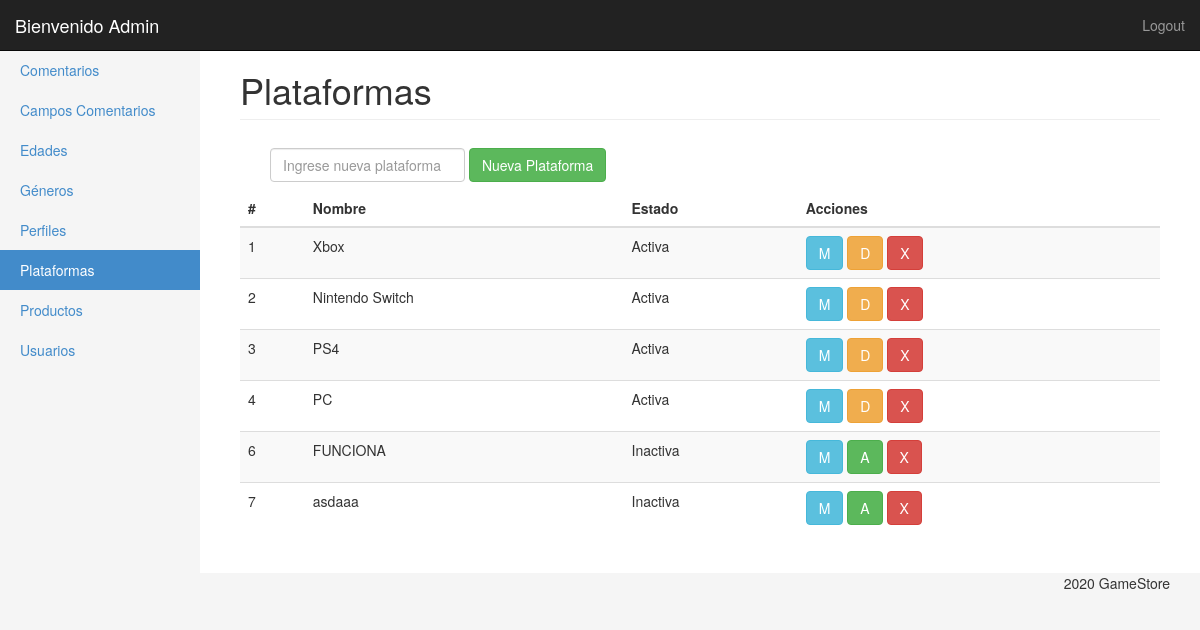
The page /ProduccionWeb_TP1/panel/plataformas.php (signed in) on the database its author committed.
### tables this page shows
CREATE TABLE `plataformas` (
  `id` int(11) NOT NULL,
  `nombre` varchar(50) NOT NULL,
  `estado` tinyint(1) NOT NULL DEFAULT 1,
  `enabled` int(11) NOT NULL DEFAULT 1
);

### ProduccionWeb_TP1/panel/clases/plataforma.php (called while the page is built, shortened)
<?php
Class Plataforma{
	private $con;
	public function __construct($con){
		$this->con = $con;
	}
	public function getList(){
		$query = "SELECT *
					FROM plataformas
					WHERE enabled = '1' ";
        return $this->con->query($query);
	}
}

### ProduccionWeb_TP1/panel/plataformas.php (the view, shortened to what this page needs)
<?php
require('inc/header.php');
?>
<div class="container-fluid">
	<?php $plataformaMenu = 'Plataformas';
	$plata = new Plataforma($con);
	include('inc/side_bar.php');
	?>
	<div class="col-sm-9 col-md-10 main">
		<h1 class="page-header">
			<?php echo $plataformaMenu ?>
		</h1>
		<div class="container-fluid">
			<?php if (in_array('pla.add', $_SESSION['usuario']['permisos']['cod'])) { ?>
				<form action="plataformas.php" method="post" class="navbar-form navbar-left">
					<input type="text" class="form-control" id="nombre" name="nombre" placeholder="Ingrese nueva plataforma" required>
					<button type="submit" class="btn btn-success" name="alta_plataformas" title="Agregar">Nueva Plataforma</button></a>
				</form>
			<?php } ?>
		</div>
		<div class="table-responsive">
			<table class="table table-striped">
				<thead>
					<tr>
						<th>#</th>
						<th>Nombre</th>
						<th>Estado</th>
						<th>Acciones</th>
					</tr>
				</thead>
				<tbody>
					<?php
					foreach ($plata->getList() as $plataformas) { ?>
						<tr>
						<td><?php echo $plataformas['id'];?></td>
						<td><?php echo $plataformas['nombre'];?></td>
						<td><?php if($plataformas['estado'] == 1){
							echo 'Activa';
						} else {
							echo 'Inactiva';
						} 	?></td>
						<td>
							<?php if (in_array('pla.edit', $_SESSION['usuario']['permisos']['cod'])) { ?>
								<a href="plataformas_ae.php?edit=<?php echo $plataformas['id']?>"><button type="button" class="btn btn-info" title="Modificar nombre">M</button></a>
							<?php } ?>
							<?php if (in_array('pla.act', $_SESSION['usuario']['permisos']['cod'])) { ?>
								<?php if($plataformas['estado'] == 0){ ?>
									<a href="plataformas.php?modif=<?php echo $plataformas['estado'] ?>&id=<?php echo $plataformas['id']?>"><button type="button" class="btn btn-success" title="Activar">A</button></a>
								<?php } else { ?>
									<a href="plataformas.php?modif=<?php echo $plataformas['estado'] ?>&id=<?php echo $plataformas['id']?>"><button type="button" class="btn btn-warning" title="Desactivar">D</button></a>
								<?php } ?>
							<?php } ?>
							<?php if (in_array('pla.del', $_SESSION['usuario']['permisos']['cod'])) { ?>
								<a href="plataformas.php?del=<?php echo $plataformas['id'] ?>"><button type="button" class="btn btn-danger" title="Borrar">X</button></a>
							<?php } ?>
						</td>
						</tr>
					<?php } ?>
				</tbody>
			</table>
		</div>
	</div>
</div>
<?php include('inc/footer.php'); ?>

### ProduccionWeb_TP1/panel/css/styles.css (style rules this page uses)
body { padding-top: 50px; background-color: #f5f5f5; }
.main { padding: 20px; background-color: #fff; }
@media (min-width: 768px) { .main { padding-right: 40px; padding-left: 40px; } }
.main .page-header { margin-top: 0; }

### rows shown on the page
plataformas: id "1", nombre "Xbox", estado "Activa"
plataformas: id "2", nombre "Nintendo Switch", estado "Activa"
plataformas: id "3", nombre "PS4", estado "Activa"
plataformas: id "4", nombre "PC", estado "Activa"
plataformas: id "6", nombre "FUNCIONA", estado "Inactiva"
plataformas: id "7", nombre "asdaaa", estado "Inactiva"

### other values the page prints
$_SESSION['usuario']['nombre'] "Admin"
$plataformaMenu "Plataformas"
